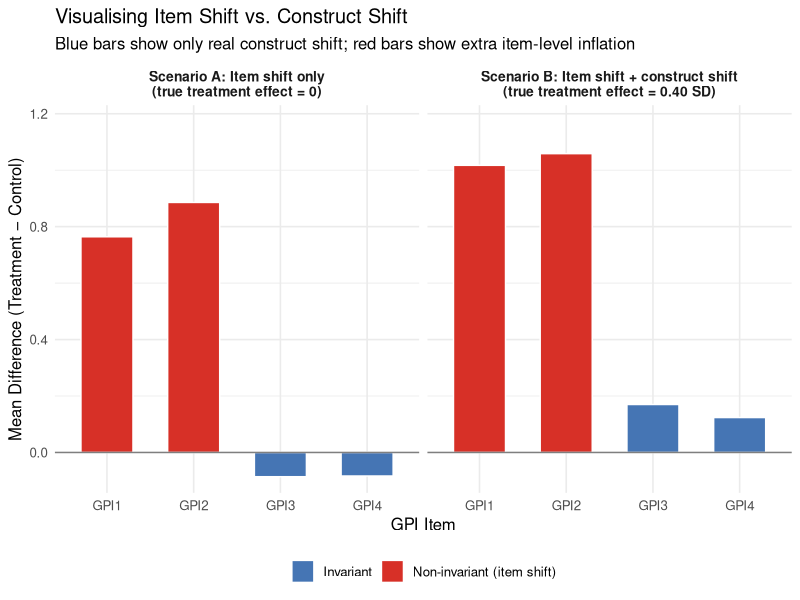

This figure's R source: (Note: this script raises an error after producing the figure.)
## ---- chunk 1
knitr::opts_chunk$set(
  echo = TRUE,
  fig.width = 8,
  fig.height = 5,
  fig.path = "figs/",
  dev = "svg"
)

dir.create("figs", recursive = TRUE, showWarnings = FALSE)
## ---- chunk 2
#| code-summary: "▶ Load required packages"
# Uncomment to install if needed:
# install.packages(c("lavaan", "semTools", "MASS", "ggplot2",
#                    "dplyr", "tidyr", "corrplot", "knitr", "lmtest",
#                    "mclust", "dbscan"))

library(lavaan)       # CFA and SEM (Cases 1 and 3)
library(semTools)     # htmt() and auxiliary SEM tools (Cases 1 and 3)
library(MASS)         # mvrnorm(): generate multivariate normal data (all cases)
library(ggplot2)      # Visualizations (all cases)
library(dplyr)        # Data manipulation (all cases)
library(tidyr)        # Data reshaping (Cases 2 and 3)
library(corrplot)     # Correlation heatmap (Case 1)
library(knitr)        # Nicely formatted tables (all cases)
library(lmtest)       # Breusch-Pagan heteroskedasticity test (Case 2)
library(mclust)       # Gaussian mixture models / latent class analysis (Case 4)
library(dbscan)       # Local outlier factor and DBSCAN clustering (Case 5)

# ── Helper objects shared with Cases 1 and 3 ──────────────────────────────────
# Factor correlation matrix used in simulation
phi_pop <- matrix(
  c(1.00, 0.93, 0.45,
    0.93, 1.00, 0.50,
    0.45, 0.50, 1.00),
  nrow = 3, byrow = TRUE,
  dimnames = list(c("EC", "GPI", "BA"), c("EC", "GPI", "BA"))
)

# Item generation helper
gen_items <- function(latent, loadings) {
  sapply(loadings, function(lam) {
    lam * latent + sqrt(1 - lam^2) * rnorm(length(latent))
  })
}
## ---- chunk 3
#| code-summary: "▶ Simulate two non-invariance scenarios (A: item shift only; B: item + construct shift)"
set.seed(2025)
n3     <- 400
treat3 <- sample(c(0L, 1L), n3, replace = TRUE)

# ── Shared factor structure (same phi_pop as Case 1) ──────────────────────────
latent3  <- MASS::mvrnorm(n3, mu = c(0, 0, 0), Sigma = phi_pop)
EC_lat3  <- latent3[, 1]
BA_lat3  <- latent3[, 3]

lam_GPI3  <- c(0.80, 0.76, 0.82, 0.78)
item_shift <- c(0.80, 0.80, 0.00, 0.00)   # GPI1 and GPI2 shift; GPI3/GPI4 do not

# ── EC and BA: fully invariant across scenarios ────────────────────────────────
EC3_items <- gen_items(EC_lat3, c(0.78, 0.82, 0.74, 0.76))
BA3_items <- gen_items(BA_lat3, c(0.72, 0.76, 0.70))

# ── Scenario A: item shift ONLY — true latent GPI is unchanged by treatment ───
GPI_lat3a <- latent3[, 2]           # NO construct shift
GPI3a <- sapply(seq_along(lam_GPI3), function(i) {
  lam_GPI3[i] * GPI_lat3a +
    sqrt(1 - lam_GPI3[i]^2) * rnorm(n3) +
    item_shift[i] * treat3
})

df3a <- data.frame(
  condition = factor(treat3, labels = c("Control", "Green Marketing")),
  EC1 = EC3_items[,1], EC2 = EC3_items[,2], EC3 = EC3_items[,3], EC4 = EC3_items[,4],
  GPI1 = GPI3a[,1], GPI2 = GPI3a[,2], GPI3 = GPI3a[,3], GPI4 = GPI3a[,4],
  BA1 = BA3_items[,1], BA2 = BA3_items[,2], BA3 = BA3_items[,3]
)

# ── Scenario B: item shift + construct shift — TRUE effect = 0.40 SD ──────────
GPI_lat3b <- latent3[, 2] + 0.40 * treat3   # construct shift
GPI3b <- sapply(seq_along(lam_GPI3), function(i) {
  lam_GPI3[i] * GPI_lat3b +
    sqrt(1 - lam_GPI3[i]^2) * rnorm(n3) +
    item_shift[i] * treat3
})

df3b <- data.frame(
  condition = factor(treat3, labels = c("Control", "Green Marketing")),
  EC1 = EC3_items[,1], EC2 = EC3_items[,2], EC3 = EC3_items[,3], EC4 = EC3_items[,4],
  GPI1 = GPI3b[,1], GPI2 = GPI3b[,2], GPI3 = GPI3b[,3], GPI4 = GPI3b[,4],
  BA1 = BA3_items[,1], BA2 = BA3_items[,2], BA3 = BA3_items[,3]
)
## ---- chunk 4
#| code-summary: "▶ Plot: item mean differences across the two scenarios"
# Compute item mean differences for both scenarios
get_item_diffs <- function(df, scenario_label) {
  df |>
    group_by(condition) |>
    summarise(across(GPI1:GPI4, mean), .groups = "drop") |>
    pivot_longer(cols = GPI1:GPI4, names_to = "item", values_to = "mean_score") |>
    pivot_wider(names_from = condition, values_from = mean_score) |>
    mutate(
      difference = `Green Marketing` - Control,
      scenario   = scenario_label,
      type       = if_else(item %in% c("GPI1", "GPI2"),
                           "Non-invariant (item shift)",
                           "Invariant")
    )
}

diffs_a <- get_item_diffs(df3a, "Scenario A: Item shift only\n(true treatment effect = 0)")
diffs_b <- get_item_diffs(df3b, "Scenario B: Item shift + construct shift\n(true treatment effect = 0.40 SD)")
all_diffs <- bind_rows(diffs_a, diffs_b)

# Expected construct-only difference: 0.40 * loading for items 3 & 4 (scenario B)
expected_b <- 0.40 * mean(lam_GPI3[3:4])

ggplot(all_diffs, aes(x = item, y = difference, fill = type)) +
  geom_col(width = 0.6, colour = "white") +
  geom_hline(yintercept = 0, colour = "grey50", linewidth = 0.5) +
  facet_wrap(~ scenario) +
  scale_fill_manual(
    values = c("Non-invariant (item shift)" = "#d73027",
               "Invariant"                  = "#4575b4"),
    name = NULL
  ) +
  scale_y_continuous(expand = expansion(mult = c(0.05, 0.15))) +
  labs(
    x        = "GPI Item",
    y        = "Mean Difference (Treatment − Control)",
    title    = "Visualising Item Shift vs. Construct Shift",
    subtitle = "Blue bars show only real construct shift; red bars show extra item-level inflation"
  ) +
  theme_minimal(base_size = 12) +
  theme(legend.position = "bottom",
        strip.text = element_text(face = "bold", size = 10))
## ---- chunk 5
#| code-summary: "▶ Fit configural, metric, and scalar invariance models"
invar_model <- '
  EC  =~ EC1 + EC2 + EC3 + EC4
  GPI =~ GPI1 + GPI2 + GPI3 + GPI4
  BA  =~ BA1  + BA2  + BA3
'

# Fit the three-model sequence on Scenario B
fit_config <- cfa(invar_model, data = df3b, group = "condition", std.lv = TRUE)
fit_metric <- cfa(invar_model, data = df3b, group = "condition",
                  group.equal = "loadings", std.lv = TRUE)
fit_scalar <- cfa(invar_model, data = df3b, group = "condition",
                  group.equal = c("loadings", "intercepts"), std.lv = TRUE)
## ---- chunk 6
#| code-summary: "▶ Likelihood ratio test sequence"
# Likelihood ratio test: significant Δχ² = adding the constraint worsens fit
lrt_result <- lavTestLRT(fit_config, fit_metric, fit_scalar)
print(lrt_result)
## ---- chunk 7
#| code-summary: "▶ Model fit indices table"
extract_fit <- function(fit, label) {
  fi <- fitmeasures(fit, c("chisq", "df", "cfi", "rmsea", "srmr"))
  data.frame(
    Model = label,
    Chisq = round(as.numeric(fi["chisq"]), 1),
    df    = as.integer(fi["df"]),
    CFI   = round(as.numeric(fi["cfi"]),   3),
    RMSEA = round(as.numeric(fi["rmsea"]), 3),
    SRMR  = round(as.numeric(fi["srmr"]),  3)
  )
}

fit_summary <- rbind(
  extract_fit(fit_config, "Configural"),
  extract_fit(fit_metric, "Metric"),
  extract_fit(fit_scalar, "Scalar (full)")
)
rownames(fit_summary) <- NULL

kable(fit_summary,
      col.names = c("Model", "χ²", "df", "CFI", "RMSEA", "SRMR"),
      caption   = "Model Fit Across the Invariance Sequence (Scenario B)")
## ---- chunk 8
#| code-summary: "▶ Modification indices — find non-invariant items"
mi_scalar     <- modindices(fit_scalar, sort. = TRUE)
mi_intercepts <- mi_scalar |>
  filter(op == "~1") |>
  arrange(desc(mi)) |>
  select(lhs, op, block, mi, epc)

kable(
  head(mi_intercepts, 10),
  col.names = c("Item", "Type", "Group block", "Mod. Index (MI)", "Expected Change"),
  digits    = 2,
  caption   = "Top Modification Indices for Item Intercepts (Scalar Model, Scenario B)"
)
## ---- chunk 9
#| code-summary: "▶ Fit partial scalar invariance model"
fit_partial <- cfa(invar_model, data = df3b, group = "condition",
                   group.equal   = c("loadings", "intercepts"),
                   group.partial = c("GPI1~1", "GPI2~1"),
                   std.lv = TRUE)

lrt_partial <- lavTestLRT(fit_metric, fit_partial, fit_scalar)
print(lrt_partial)
## ---- chunk 10
#| code-summary: "▶ Full fit comparison (configural through full scalar)"
fit_summary2 <- rbind(
  extract_fit(fit_config,  "Configural"),
  extract_fit(fit_metric,  "Metric"),
  extract_fit(fit_partial, "Partial scalar (GPI1, GPI2 freed)"),
  extract_fit(fit_scalar,  "Full scalar")
)
rownames(fit_summary2) <- NULL
kable(fit_summary2,
      col.names = c("Model", "χ²", "df", "CFI", "RMSEA", "SRMR"),
      caption   = "Model Fit Including Partial Invariance Model (Scenario B)")
## ---- chunk 11
#| code-summary: "▶ Compare latent mean estimates across models"
get_lv_mean <- function(fit, lv = "GPI") {
  pe     <- parameterEstimates(fit)
  lv_row <- pe[pe$op == "~1" & pe$lhs == lv & pe$group == 2, ]
  if (nrow(lv_row) == 0) return(NA_real_)
  lv_row$est[1]
}

lv_scalar  <- get_lv_mean(fit_scalar)
lv_partial <- get_lv_mean(fit_partial)

latent_comparison <- data.frame(
  Model = c("Full scalar (ignores item shift — biased)",
            "Partial scalar (accounts for item shift — corrected)",
            "True value — known from Scenario B simulation"),
  GPI_latent_mean = round(c(lv_scalar, lv_partial, 0.40), 3)
)

kable(latent_comparison,
      col.names = c("Model", "Estimated GPI Latent Mean Difference (Treatment vs. Control)"),
      caption   = "How Non-Invariance Inflates the Estimated Treatment Effect")
